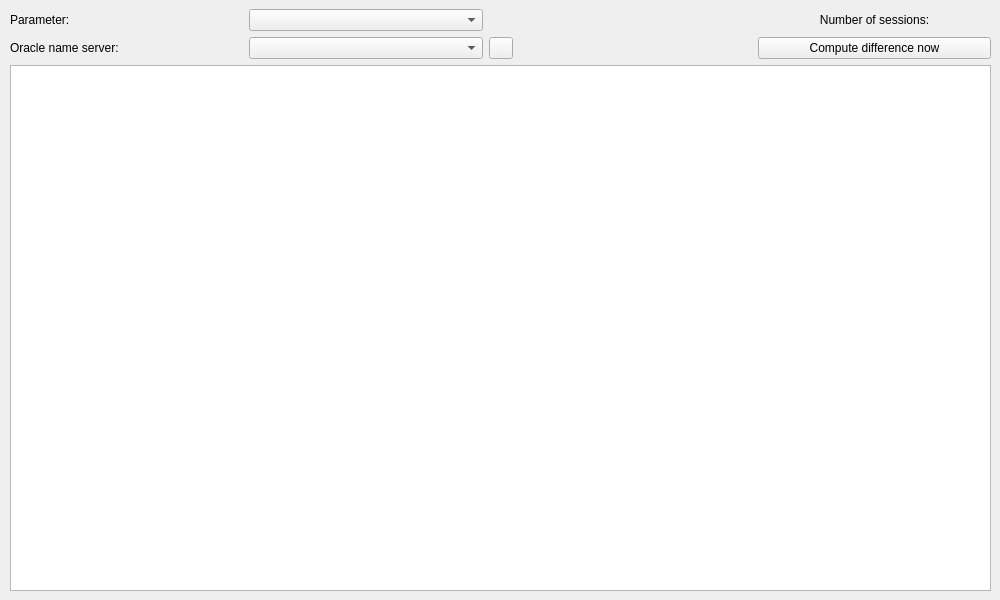
<?xml version="1.0" encoding="UTF-8"?>
<ui version="4.0">
 <class>oracle_top_sessions_window</class>
 <widget class="QMainWindow" name="oracle_top_sessions_window">
  <property name="geometry">
   <rect>
    <x>0</x>
    <y>0</y>
    <width>1000</width>
    <height>600</height>
   </rect>
  </property>
  <property name="windowTitle">
   <string>Oracle top sessions</string>
  </property>
  <property name="windowIcon">
   <iconset resource="resource.qrc">
    <normaloff>:/icons/icons/speedometer.gif</normaloff>:/icons/icons/speedometer.gif</iconset>
  </property>
  <widget class="QWidget" name="centralwidget">
   <property name="sizePolicy">
    <sizepolicy hsizetype="Expanding" vsizetype="Expanding">
     <horstretch>0</horstretch>
     <verstretch>0</verstretch>
    </sizepolicy>
   </property>
   <layout class="QGridLayout" name="gridLayout">
    <property name="leftMargin">
     <number>10</number>
    </property>
    <item row="5" column="2">
     <widget class="QPushButton" name="b_help">
      <property name="maximumSize">
       <size>
        <width>24</width>
        <height>24</height>
       </size>
      </property>
      <property name="toolTip">
       <string>Parameter Help</string>
      </property>
      <property name="text">
       <string/>
      </property>
      <property name="icon">
       <iconset resource="resource.qrc">
        <normaloff>:/icons/icons/help.gif</normaloff>:/icons/icons/help.gif</iconset>
      </property>
     </widget>
    </item>
    <item row="5" column="1">
     <widget class="QComboBox" name="e_parameter">
      <property name="toolTip">
       <string/>
      </property>
     </widget>
    </item>
    <item row="4" column="4">
     <widget class="QLabel" name="l_total_sessions">
      <property name="text">
       <string>Number of sessions:</string>
      </property>
      <property name="alignment">
       <set>Qt::AlignCenter</set>
      </property>
     </widget>
    </item>
    <item row="4" column="1">
     <widget class="QComboBox" name="e_server_name"/>
    </item>
    <item row="4" column="0">
     <widget class="QLabel" name="l_parameter">
      <property name="text">
       <string>Parameter:</string>
      </property>
      <property name="buddy">
       <cstring>e_parameter</cstring>
      </property>
     </widget>
    </item>
    <item row="5" column="0">
     <widget class="QLabel" name="l_server_name">
      <property name="text">
       <string>Oracle name server:</string>
      </property>
      <property name="buddy">
       <cstring>e_server_name</cstring>
      </property>
     </widget>
    </item>
    <item row="8" column="0" colspan="5">
     <widget class="QTableView" name="o_lst1">
      <property name="sizeAdjustPolicy">
       <enum>QAbstractScrollArea::AdjustIgnored</enum>
      </property>
      <property name="autoScroll">
       <bool>true</bool>
      </property>
      <property name="dragEnabled">
       <bool>true</bool>
      </property>
      <property name="alternatingRowColors">
       <bool>true</bool>
      </property>
      <property name="selectionBehavior">
       <enum>QAbstractItemView::SelectItems</enum>
      </property>
      <property name="sortingEnabled">
       <bool>true</bool>
      </property>
      <attribute name="verticalHeaderVisible">
       <bool>false</bool>
      </attribute>
     </widget>
    </item>
    <item row="5" column="4">
     <widget class="QPushButton" name="b_calculate">
      <property name="text">
       <string>Compute difference now</string>
      </property>
      <property name="icon">
       <iconset resource="resource.qrc">
        <normaloff>:/icons/icons/gears.gif</normaloff>:/icons/icons/gears.gif</iconset>
      </property>
     </widget>
    </item>
   </layout>
  </widget>
 </widget>
 <tabstops>
  <tabstop>e_parameter</tabstop>
 </tabstops>
 <resources>
  <include location="resource.qrc"/>
 </resources>
 <connections>
  <connection>
   <sender>b_calculate</sender>
   <signal>clicked()</signal>
   <receiver>oracle_top_sessions_window</receiver>
   <slot>slot_calculate()</slot>
   <hints>
    <hint type="sourcelabel">
     <x>988</x>
     <y>68</y>
    </hint>
    <hint type="destinationlabel">
     <x>430</x>
     <y>13</y>
    </hint>
   </hints>
  </connection>
  <connection>
   <sender>e_server_name</sender>
   <signal>currentIndexChanged(int)</signal>
   <receiver>oracle_top_sessions_window</receiver>
   <slot>slot_change_server()</slot>
   <hints>
    <hint type="sourcelabel">
     <x>260</x>
     <y>29</y>
    </hint>
    <hint type="destinationlabel">
     <x>373</x>
     <y>23</y>
    </hint>
   </hints>
  </connection>
  <connection>
   <sender>e_parameter</sender>
   <signal>currentIndexChanged(int)</signal>
   <receiver>oracle_top_sessions_window</receiver>
   <slot>slot_change_server()</slot>
   <hints>
    <hint type="sourcelabel">
     <x>398</x>
     <y>59</y>
    </hint>
    <hint type="destinationlabel">
     <x>346</x>
     <y>51</y>
    </hint>
   </hints>
  </connection>
  <connection>
   <sender>b_help</sender>
   <signal>clicked()</signal>
   <receiver>oracle_top_sessions_window</receiver>
   <slot>slot_help()</slot>
   <hints>
    <hint type="sourcelabel">
     <x>500</x>
     <y>59</y>
    </hint>
    <hint type="destinationlabel">
     <x>600</x>
     <y>36</y>
    </hint>
   </hints>
  </connection>
 </connections>
 <slots>
  <slot>slot_calculate()</slot>
  <slot>slot_change_server()</slot>
  <slot>slot_help()</slot>
 </slots>
</ui>
